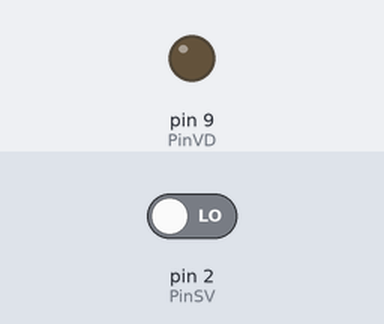
The sketch below on a simulated Arduino Uno, built with avr-gcc and run on an emulated ATmega328P. Parts: output pins drawn as LEDs (lit = HIGH). Dashed ring = blinking. The inputs (shaded band) are chosen by the test bench; at power-on: pin 2 (PinSV) LOW.

Above: at 1.2 s.
1.3 s: pin 2 (PinSV) driven HIGH
At 4.2 s:
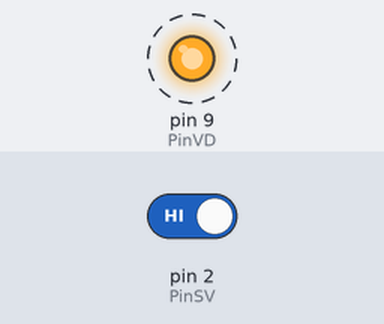
4.3 s: pin 2 (PinSV) driven LOW
At 5.2 s:
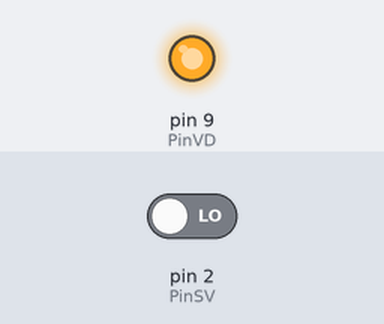
Timing chart, 0 to 7.3 s (numbered marks = the images above; inputs shaded):
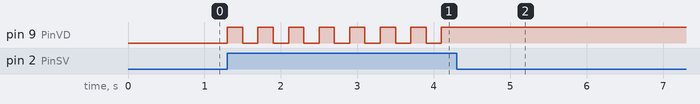

The sketch:

Lesson_13b.ino
```cpp
const int PinSV = 2;               //  Константа с № входа  к которому подключён датчик вибрация
const int PinVD = 9;               //  Константа с № вывода к которому подключён светодиод
     bool ValVD = 0;               //  Флаг указывающий о том, что светодиод горит

void setup(){                      //  Код внутри функции setup выполняется однократно при старте
    pinMode(PinSV, INPUT);         //  Конфигурируем вывод PinSV как вход
    pinMode(PinVD, OUTPUT);        //  Конфигурируем вывод PinVD как выход
}

void loop(){                       //  Код внутри функции loop выполняется постоянно
    if(digitalRead(PinSV)){        //  Фиксируем срабатывание датчика фибраций со входа PinSV
        if(ValVD){ValVD=0;}        //  Если флаг ValVD установлен в 1, то сбрасываем его в 0
        else     {ValVD=1;}        //  Если флаг ValVD был сброшен, то устанавливаем его в 1
        digitalWrite(PinVD,ValVD); //  Управляем светодиодом по состоянию флага ValVD
        delay(200);
    }
}
```

Measured:
- after the input at 1.3 s, pin 9 (PinVD): alternates HIGH for 0.20 s and LOW for 0.20 s, starting at once
- after the input at 4.3 s, pin 9 (PinVD): stops changing and stays HIGH
